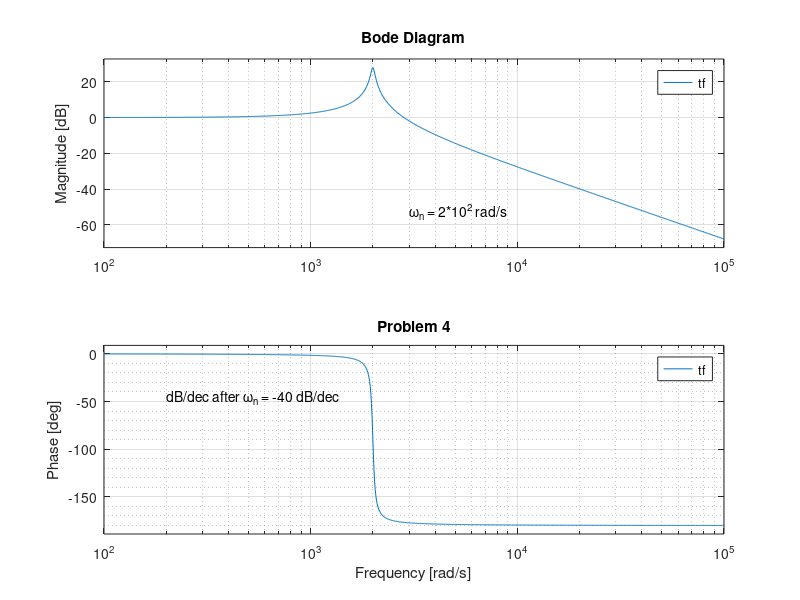

Source code (MATLAB):
clear all
close all

num=1;
den=[1/(2000^2), 2.0000e-05, 1];
tf=tf(num,den);
bode(tf)
title('Problem 4')
grid minor

text(3*10^3, 150, '\omega_n = 2*10^2 rad/s')
text(2*10^2, -45, 'dB/dec after \omega_n = -40 dB/dec')